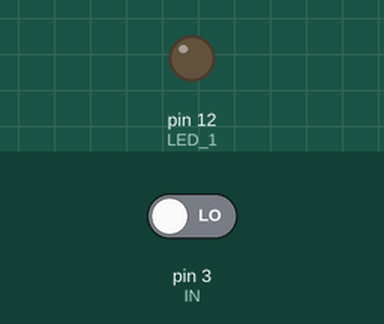
Simulated run of this sketch. Board: Arduino Uno, built with avr-gcc and run on an emulated ATmega328P. On the bench: output pins drawn as LEDs (lit = HIGH). The test bench sets the inputs (shaded band); at power-on: pin 3 (IN) LOW.

Above: at 10.8 s.
10.9 s: pin 3 (IN) driven HIGH
At 16.4 s:
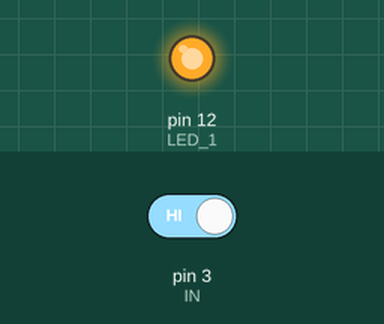
16.9 s: pin 3 (IN) driven LOW
At 22.8 s:
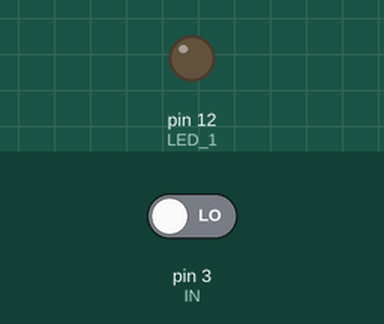
Timing chart, 0 to 24.3 s (numbered marks = the images above; inputs shaded):
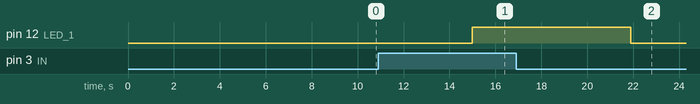

The sketch:

code_3.ino
```cpp
#define LED_1 12   // il n'y a pas de ;
#define IN 3       // On crée des variables qui stoque les pins

void setup() {
  pinMode (LED_1, OUTPUT); // on informe l'arduino que le pin est une sortie (+5V)
  pinMode (IN, INPUT);     // on informe l'arduino que le pin est une entré (lecture)

}

void loop() {
  bool etat = digitalRead (IN); // on crée une variable bool (true/false;high/low)
                                // on y affecte l'état de l'intérupteur
  if (etat == HIGH) {                 // si l'intérupteur est fermé
    digitalWrite (LED_1, HIGH);       // On allume (génére +5V)
    }
  else {
    delay (5000); // temps en ms      //on attend 5 s
    digitalWrite (LED_1, LOW);        //on éteint  (0V)
    }
}
```

Measured:
- after the input at 10.9 s, pin 12 (LED_1): LOW → HIGH after 4.1 s
- after the input at 16.9 s, pin 12 (LED_1): HIGH → LOW after 5.0 s
